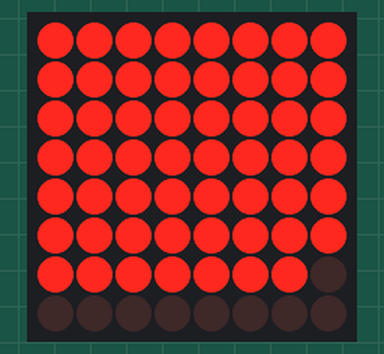
The sketch below on a simulated Arduino Uno, built with avr-gcc and run on an emulated ATmega328P. Parts: 8×8 LED matrix.

Above: at 0.8 s.

The sketch:

ledmatrix.ino
```cpp
#include "LedControl.h"

LedControl lc=LedControl(12,11,10,1);

void setup() {
  lc.shutdown(0,false);
  lc.setIntensity(0,8);
  lc.clearDisplay(0);
}

void loop() {
  lc.setLed(0,0,0,true);
  delay(100);
  lc.setLed(0,0,0,false);

  lc.setLed(0,7,7,true);
  delay(100);
  lc.setLed(0,7,7,false);

  for(int row=0; row<8; row++) {
    for(int col=0; col<8; col++) {
      lc.setLed(0,row,col,true);
      delay(10);
    }
  }
  lc.clearDisplay(0);
}
```
